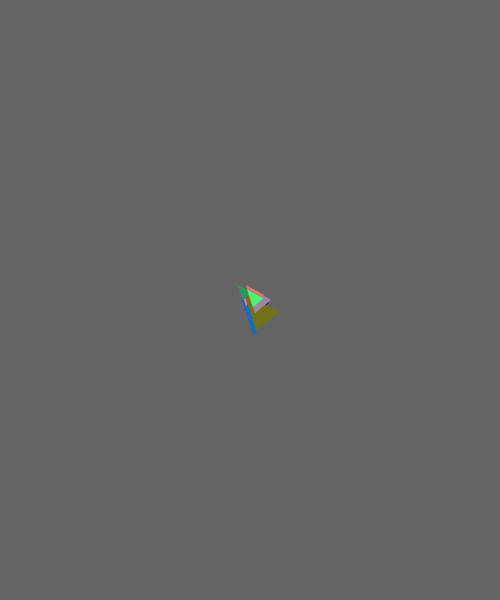
Frame 1 (no input)
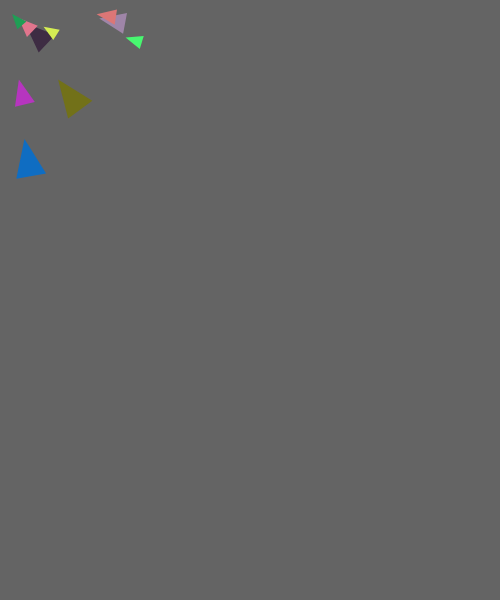
Frame 60 (no input)
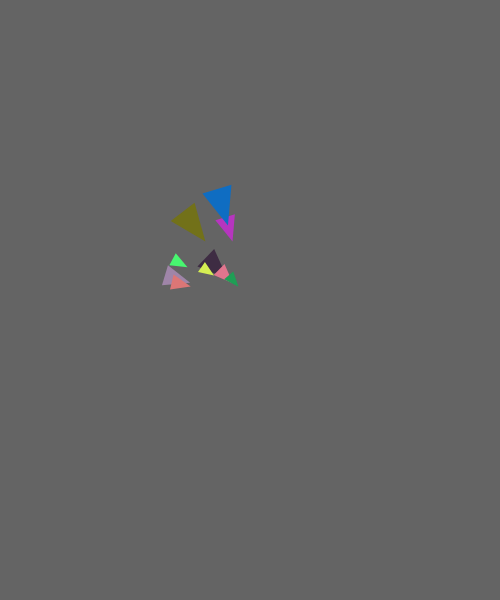
Frame 120 (the mouse pressed at the canvas centre since frame 60)

The p5.js sketch that drew these frames (run headless with seeded random() and noise() and a simulated clock; from frame 60 on, the mouse is pressed at the canvas centre):

// p5.js sketch
// ── sketch.js
"use strict";

let ts = [];

function setup() {
  createCanvas(500, 600);
  for (let i = 0; i < 10; i++) {
    ts.push(new Triangle(width / 2, height / 2));
  }
}

function draw() {
  background(100);

  for (let i = 0; i < ts.length; i++) {
    let mouseVector = createVector(mouseX, mouseY);
    ts[i].move(mouseVector);
    ts[i].display();
  }
}

class Triangle {
  constructor(x, y) {
    this.pos = createVector(x, y);
    this.color = color(random(255), random(255), random(255));
    this.scale = random(0.5, 2);
    this.angle = 0;
    this.lerpSpeedX = random(0.01, 0.05);
    this.lerpSpeedY = random(0.01, 0.05);
  }
  move(targetVector) {
    let vector = p5.Vector.sub(targetVector, this.pos);
    this.angle = vector.heading();
    this.pos.x = lerp(this.pos.x, targetVector.x, this.lerpSpeedX);
    this.pos.y = lerp(this.pos.y, targetVector.y, this.lerpSpeedY);
  }
  display() {
    push();
    translate(this.pos.x, this.pos.y);
    scale(this.scale);
    rotate(this.angle);
    noStroke();
    fill(this.color);
    triangle(0, 0, -25, 10, -25, -10);
    pop();
  }

}
